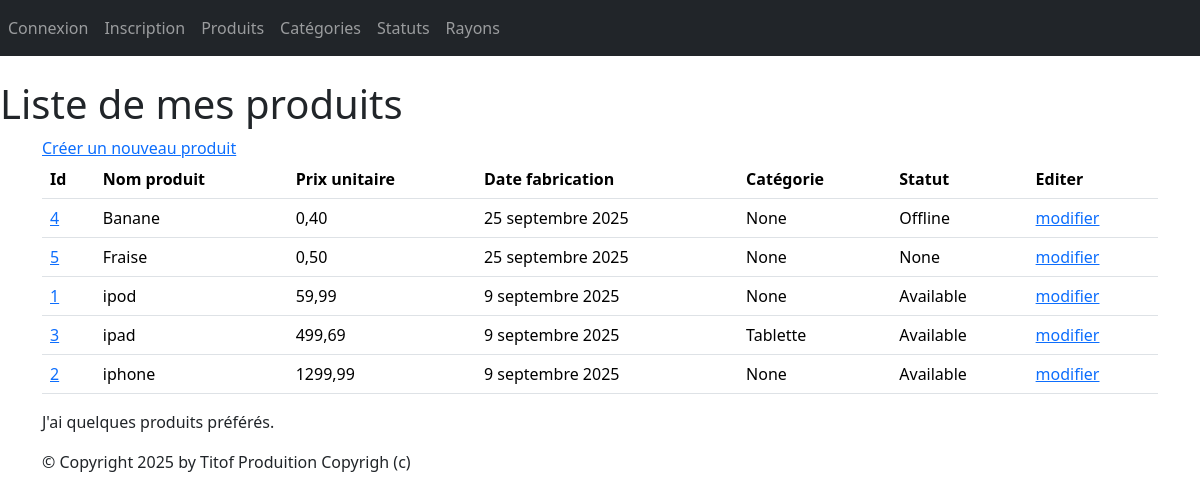
Screenshot of /monApp/produits/ with the database file from the repository.
### monApp/models.py (models this page shows, shortened)
class Produit(models.Model):
    refProd = models.AutoField(primary_key=True)
    intituleProd = models.CharField(max_length=200)
    prixUnitaireProd = models.DecimalField(max_digits=10, decimal_places=2)
    dateFabrication = models.DateField(auto_now=True)
    categorie = models.ForeignKey(Categorie, on_delete=models.CASCADE, related_name="produits",null=True, blank=True)
    statut = models.ForeignKey(Statut, on_delete=models.SET_NULL, related_name="produits",null=True, blank=True)

class Statut(models.Model):
    idStatut = models.AutoField(primary_key=True)
    libelle = models.CharField(max_length=200)
    def __str__(self):
        return self.libelle

class Categorie(models.Model):
    idCat = models.AutoField(primary_key=True)
    nomCat = models.CharField(max_length=100)
    def __str__(self):
        return self.nomCat

### monApp/views.py (the view)
# urls.py: path("produits/", views.ProduitListView.as_view(), name="lst_prdts"),
class ProduitListView(ListView):
    model = Produit
    template_name = "monApp/list_produits.html"
    context_object_name = "prdts"
    queryset = Produit.objects.filter(refProd=2)
    def get_queryset(self ) :
        return Produit.objects.order_by("prixUnitaireProd")
    def get_context_data(self, **kwargs):
        context = super(ProduitListView, self).get_context_data(**kwargs)
        context['titremenu'] = "Liste de mes produits"
        return context

### monApp/templates/monApp/list_produits.html
{% extends 'monApp/base.html' %}
{% block menu %}
    <h1>{{titremenu}}</h1>
{% endblock %}
{% block contenu %}
    <a href="{% url 'crt-prdt' %}">Créer un nouveau produit</a>
    <table class="table">
        <thead>
            <tr>
                <th>Id</th>
                <th>Nom produit</th>
                <th>Prix unitaire</th>
                <th>Date fabrication</th>
                <th>Catégorie</th>
                <th>Statut</th>
                <th>Editer</th>
            </tr>
        </thead>
        <tbody>
            {% for prdt in prdts %}
                <tr>
                    <td><a href="{% url 'dtl_prdt' prdt.refProd %}">{{ prdt.refProd }}</a></td>
                    <td>{{ prdt.intituleProd }}</td>
                    <td>{{ prdt.prixUnitaireProd }}</td>
                    <td>{{ prdt.dateFabrication }}</td>
                    <td>{{ prdt.categorie }}</td>
                    <td>{{ prdt.statut }}</td>
                    <td><a href="{% url 'prdt_chng' prdt.refProd %}">modifier</a></td>
                </tr>
            {% endfor %}
        </tbody>
    </table>
    <p>
        J'ai
        {% if prdts|length < 5 %}
            peu de
        {% elif prdts|length < 10 %}
            quelques
        {% else %}
            beaucoup de
        {% endif %}
        produits préférés.
    </p>
{% endblock %}

### static/styles.css (style rules this page uses)
h1 { color:red }

### rows the page displays
Produit: refProd "4", intituleProd "Banane", prixUnitaireProd "0,40", dateFabrication "25 septembre 2025", categorie "None", statut "Offline"
Produit: refProd "5", intituleProd "Fraise", prixUnitaireProd "0,50", dateFabrication "25 septembre 2025", categorie "None", statut "None"
Produit: refProd "1", intituleProd "ipod", prixUnitaireProd "59,99", dateFabrication "9 septembre 2025", categorie "None", statut "Available"
Produit: refProd "3", intituleProd "ipad", prixUnitaireProd "499,69", dateFabrication "9 septembre 2025", categorie "Tablette", statut "Available"
Produit: refProd "2", intituleProd "iphone", prixUnitaireProd "1299,99", dateFabrication "9 septembre 2025", categorie "None", statut "Available"

### other values shown
{{ titremenu }} "Liste de mes produits"
